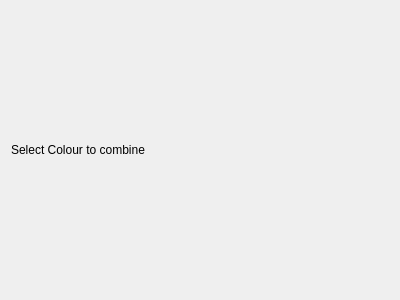
<?xml version="1.0" encoding="UTF-8"?>
<ui version="4.0">
 <class>Form</class>
 <widget class="QWidget" name="Form">
  <property name="geometry">
   <rect>
    <x>0</x>
    <y>0</y>
    <width>400</width>
    <height>300</height>
   </rect>
  </property>
  <property name="windowTitle">
   <string>Form</string>
  </property>
  <layout class="QGridLayout" name="gridLayout">
   <item row="0" column="0">
    <widget class="QLabel" name="iColourLabel">
     <property name="text">
      <string>Select Colour to combine</string>
     </property>
    </widget>
   </item>
  </layout>
 </widget>
 <resources/>
 <connections/>
</ui>
